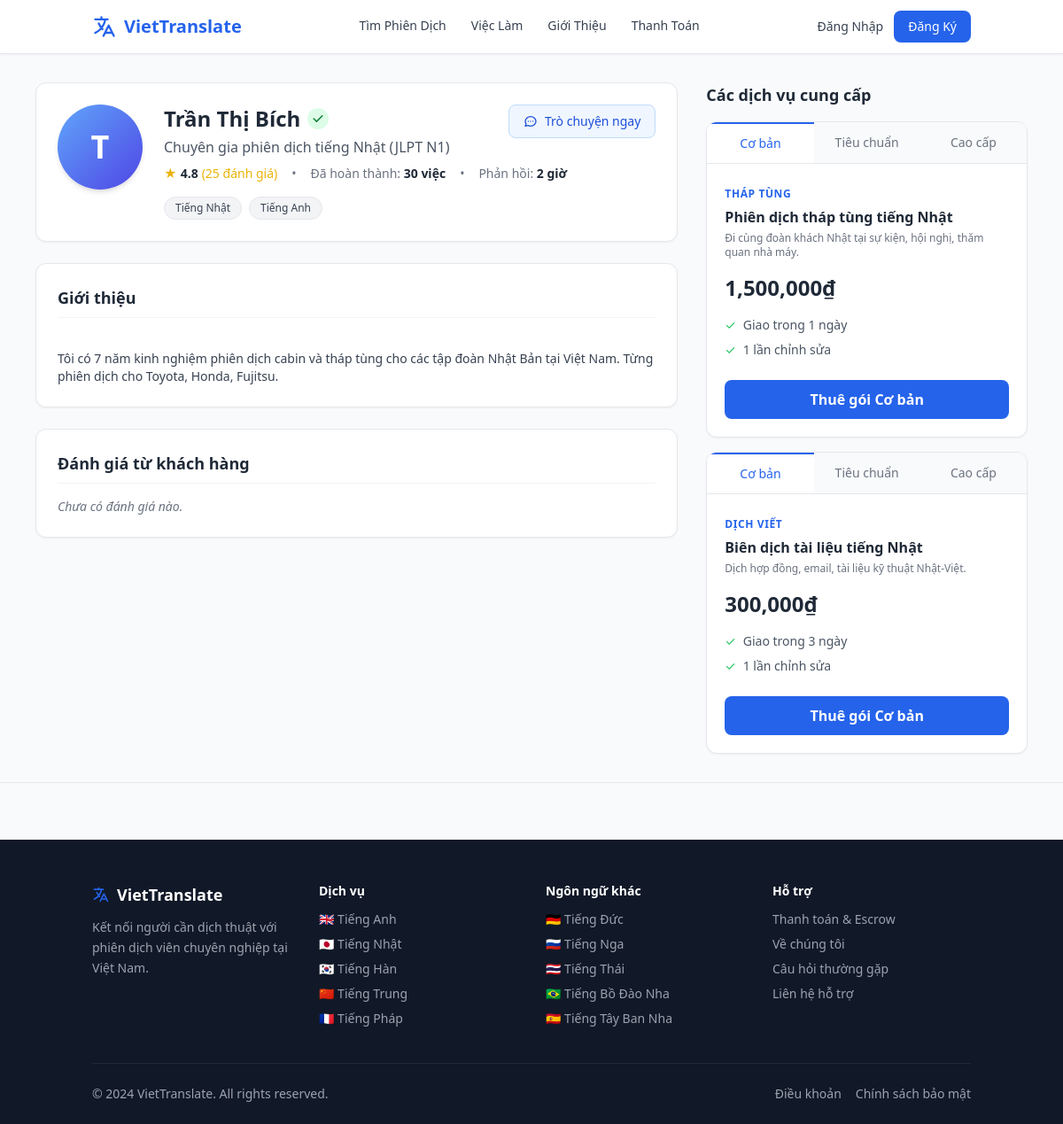
Page /translator/1 on the committed database.
### models.py (models this page shows)
class User(db.Model):
    id = db.Column(db.Integer, primary_key=True)
    name = db.Column(db.String(100), nullable=False)
    email = db.Column(db.String(120), unique=True, nullable=False)
    password_hash = db.Column(db.String(256), nullable=False)
    phone = db.Column(db.String(20))
    role = db.Column(db.String(20), nullable=False)  # 'hirer', 'translator', 'admin'
    is_admin = db.Column(db.Boolean, default=False)
    is_active = db.Column(db.Boolean, default=True)
    created_at = db.Column(db.DateTime, default=datetime.utcnow)
    profile = db.relationship('TranslatorProfile', backref='user', uselist=False)
    jobs_posted = db.relationship('Job', backref='hirer', lazy=True)
    proposals = db.relationship('Proposal', backref='translator', lazy=True)
    messages_sent = db.relationship('Message', foreign_keys='Message.sender_id', backref='sender', lazy=True)
    direct_messages_sent = db.relationship('DirectMessage', foreign_keys='DirectMessage.sender_id', backref='sender', lazy=True)

class TranslatorProfile(db.Model):
    id = db.Column(db.Integer, primary_key=True)
    user_id = db.Column(db.Integer, db.ForeignKey('user.id'), nullable=False)
    title = db.Column(db.String(200))
    bio = db.Column(db.Text)
    languages = db.Column(db.String(300))
    badges = db.Column(db.String(200))
    rating = db.Column(db.Float, default=0.0)
    total_reviews = db.Column(db.Integer, default=0)
    total_jobs = db.Column(db.Integer, default=0)
    response_time = db.Column(db.String(50), default='2 giờ')
    is_verified = db.Column(db.Boolean, default=False)
    services = db.relationship('Service', backref='profile', lazy=True)

class Service(db.Model):
    id = db.Column(db.Integer, primary_key=True)
    profile_id = db.Column(db.Integer, db.ForeignKey('translator_profile.id'), nullable=False)
    name = db.Column(db.String(200), nullable=False)
    description = db.Column(db.Text)
    languages = db.Column(db.String(100))
    category = db.Column(db.String(100))
    basic_price = db.Column(db.Integer, nullable=False)
    standard_price = db.Column(db.Integer)
    premium_price = db.Column(db.Integer)
    basic_delivery = db.Column(db.String(50), default='3 ngày')
    standard_delivery = db.Column(db.String(50), default='2 ngày')
    premium_delivery = db.Column(db.String(50), default='1 ngày')

### app.py (the view)
@app.route('/translator/<int:profile_id>')
def translator_profile(profile_id):
    profile = TranslatorProfile.query.get_or_404(profile_id)
    reviews = Review.query.filter_by(reviewee_id=profile.user_id).order_by(Review.created_at.desc()).limit(10).all()
    return render_template('translator_profile.html', profile=profile, reviews=reviews)

### app.py (called while the page is built)
@app.context_processor
def inject_globals():
    user = None
    if 'user_id' in session:
        user = User.query.get(session['user_id'])
    return dict(current_user=user, LANGUAGES=LANGUAGES)

### templates/translator_profile.html (shortened to what this page needs)
{% extends "base.html" %}
{% block content %}
<div class="bg-gray-50 py-8 border-b border-gray-200">
    <div class="container mx-auto px-4 max-w-6xl">
        <div class="flex flex-col lg:flex-row gap-8">
            <div class="w-full lg:w-2/3 space-y-6">
                <div class="bg-white rounded-xl border border-gray-200 p-6 shadow-sm">
                    <div class="flex flex-col md:flex-row gap-6 items-start">
                        <div class="w-24 h-24 rounded-full bg-gradient-to-br from-blue-400 to-indigo-600 flex-shrink-0 flex items-center justify-center text-white text-4xl font-bold shadow-md">
                            {{ profile.user.name[0]|upper }}
                        </div>
                        <div class="flex-grow">
                            <div class="flex flex-col md:flex-row md:justify-between md:items-start gap-4 mb-2">
                                <div>
                                    <h1 class="text-2xl font-bold text-gray-800 flex items-center gap-2">
                                        {{ profile.user.name }}
                                        {% if profile.is_verified %}
                                        <span title="Tài khoản đã xác minh" class="bg-green-100 text-green-700 p-1 rounded-full"><svg class="w-4 h-4" fill="currentColor" viewBox="0 0 20 20"><path fill-rule="evenodd" d="M16.707 5.293a1 1 0 010 1.414l-8 8a1 1 0 01-1.414 0l-4-4a1 1 0 011.414-1.414L8 12.586l7.293-7.293a1 1 0 011.414 0z" clip-rule="evenodd"></path></svg></span>
                                        {% endif %}
                                    </h1>
                                    <p class="text-gray-600 mt-1">{{ profile.title }}</p>
                                </div>
                                <div class="flex gap-2">
                                    <a href="{{ url_for('direct_chat', translator_user_id=profile.user_id) }}" class="inline-flex items-center gap-2 bg-blue-50 text-blue-700 border border-blue-200 hover:bg-blue-100 font-medium px-4 py-2 rounded-lg text-sm transition">
                                        <svg class="w-4 h-4" fill="none" stroke="currentColor" viewBox="0 0 24 24"><path stroke-linecap="round" stroke-linejoin="round" stroke-width="2" d="M8 12h.01M12 12h.01M16 12h.01M21 12c0 4.418-4.03 8-9 8a9.863 9.863 0 01-4.255-.949L3 20l1.395-3.72C3.512 15.042 3 13.574 3 12c0-4.418 4.03-8 9-8s9 3.582 9 8z"></path></svg>
                                        Trò chuyện ngay
                                    </a>
                                </div>
                            </div>
                            <div class="flex flex-wrap items-center gap-4 text-sm text-gray-500 mb-4">
                                <div class="flex items-center gap-1 text-yellow-500">
                                    <span>★</span> <span class="font-bold text-gray-800">{{ profile.rating }}</span> <span>({{ profile.total_reviews }} đánh giá)</span>
                                </div>
                                <div>•</div>
                                <div>Đã hoàn thành: <span class="font-bold text-gray-800">{{ profile.total_jobs }} việc</span></div>
                                <div>•</div>
                                <div>Phản hồi: <span class="font-bold text-gray-800">{{ profile.response_time }}</span></div>
                            </div>
                            <div class="flex flex-wrap gap-2">
                                {% for lang in profile.languages.split(',') %}
                                <span class="bg-gray-100 text-gray-700 px-3 py-1 rounded-full text-xs font-medium border border-gray-200">{{ lang.strip() }}</span>
                                {% endfor %}
                            </div>
                        </div>
                    </div>
                </div>
                <div class="bg-white rounded-xl border border-gray-200 p-6 shadow-sm">
                    <h3 class="text-lg font-bold mb-4 border-b border-gray-100 pb-2">Giới thiệu</h3>
                    <div class="prose max-w-none text-gray-700 text-sm whitespace-pre-line">
                        {{ profile.bio }}
                    </div>
                </div>
                <div class="bg-white rounded-xl border border-gray-200 p-6 shadow-sm">
                    <h3 class="text-lg font-bold mb-4 border-b border-gray-100 pb-2">Đánh giá từ khách hàng</h3>
                    {% if reviews %}
                        <div class="space-y-4">
                            {% for r in reviews %}
                            <div class="border-b border-gray-50 pb-4">
                                <div class="flex items-center gap-2 mb-1">
                                    <div class="w-8 h-8 rounded-full bg-gray-200 flex items-center justify-center text-xs font-bold">{{ r.reviewer.name[0]|upper }}</div>
                                    <span class="font-bold text-sm">{{ r.reviewer.name }}</span>
                                    <span class="text-yellow-400 text-xs">
                                        {% for i in range(r.rating) %}★{% endfor %}{% for i in range(5 - r.rating) %}☆{% endfor %}
                                    </span>
                                    <span class="text-xs text-gray-400 ml-auto">{{ r.created_at.strftime('%d/%m/%Y') }}</span>
                                </div>
                                <p class="text-sm text-gray-600 pl-10">{{ r.comment }}</p>
                                {% if r.contract.job %}
                                <p class="text-xs text-gray-400 pl-10 mt-1">Dự án: {{ r.contract.job.title }}</p>
                                {% endif %}
                            </div>
                            {% endfor %}
                        </div>
                    {% else %}
                        <p class="text-sm text-gray-500 italic">Chưa có đánh giá nào.</p>
                    {% endif %}
                </div>
            </div>
            <div class="w-full lg:w-1/3">
                <div class="sticky top-24 space-y-4">
                    <h3 class="font-bold text-gray-800 text-lg">Các dịch vụ cung cấp</h3>
                    {% for service in profile.services %}
                    <div class="bg-white rounded-xl border border-gray-200 shadow-sm overflow-hidden" x-data="{ tab: 'basic' }">
                        <div class="flex border-b border-gray-200 bg-gray-50">
                            <button @click="tab = 'basic'" :class="{'bg-white border-t-2 border-t-blue-600 text-blue-600 font-bold': tab === 'basic', 'text-gray-500 hover:bg-gray-100': tab !== 'basic'}" class="flex-1 py-3 text-sm font-medium transition-colors">Cơ bản</button>
                            <button @click="tab = 'standard'" :class="{'bg-white border-t-2 border-t-blue-600 text-blue-600 font-bold': tab === 'standard', 'text-gray-500 hover:bg-gray-100': tab !== 'standard'}" class="flex-1 py-3 text-sm font-medium transition-colors">Tiêu chuẩn</button>
                            <button @click="tab = 'premium'" :class="{'bg-white border-t-2 border-t-blue-600 text-blue-600 font-bold': tab === 'premium', 'text-gray-500 hover:bg-gray-100': tab !== 'premium'}" class="flex-1 py-3 text-sm font-medium transition-colors">Cao cấp</button>
                        </div>
                        <div class="p-5">
                            <div class="mb-4">
                                <span class="text-xs font-bold text-blue-600 uppercase tracking-wider">{{ service.category }}</span>
                                <h4 class="font-bold text-gray-800 mt-1">{{ service.name }}</h4>
                                <p class="text-xs text-gray-500 mt-1 line-clamp-2">{{ service.description }}</p>
                            </div>
                            <div x-show="tab === 'basic'">
                                <div class="text-2xl font-bold text-gray-800 mb-4">{{ "{:,.0f}".format(service.basic_price) }}₫</div>
                                <ul class="text-sm space-y-2 mb-6">
                                    <li class="flex gap-2 text-gray-600"><span class="text-green-500">✓</span> Giao trong {{ service.basic_delivery }}</li>
                                    <li class="flex gap-2 text-gray-600"><span class="text-green-500">✓</span> 1 lần chỉnh sửa</li>
                                </ul>
                                <a href="{{ url_for('book_service', service_id=service.id, tier='basic') }}" class="block w-full text-center bg-blue-600 text-white font-bold py-2.5 rounded-lg hover:bg-blue-700 transition">Thuê gói Cơ bản</a>
                            </div>
                        </div>
                    </div>
                    {% endfor %}
                </div>
            </div>
        </div>
    </div>
</div>
{% endblock %}

### templates/base.html (style rules this page uses)
body { font-family:'Segoe UI',system-ui,-apple-system,sans-serif }

### rows in the picture
User: user "T", user.name "Trần Thị Bích"
TranslatorProfile: title "Chuyên gia phiên dịch tiếng Nhật (JLPT N1)", rating "4.8", total_reviews "25", total_jobs "30", response_time "2 giờ", bio "Tôi có 7 năm kinh nghiệm phiên dịch cabin và tháp tùng cho các tập đoàn Nhật Bản tại Việt Nam. Từng phiên dịch cho Toyota, Honda, Fujitsu."
Service: category "THÁP TÙNG", name "Phiên dịch tháp tùng tiếng Nhật", description "Đi cùng đoàn khách Nhật tại sự kiện, hội nghị, thăm quan nhà máy.", basic_price "1,500,000", basic_delivery "1 ngày"
Service: category "DỊCH VIẾT", name "Biên dịch tài liệu tiếng Nhật", description "Dịch hợp đồng, email, tài liệu kỹ thuật Nhật-Việt.", basic_price "300,000", basic_delivery "3 ngày"

### other values in the picture
{{ lang.strip() }} "Tiếng Nhật" "Tiếng Anh"
{{ flag }} "🇬🇧" "🇯🇵" "🇰🇷" "🇨🇳" "🇫🇷"
{{ lang }} "Tiếng Anh" "Tiếng Nhật" "Tiếng Hàn" "Tiếng Trung" "Tiếng Pháp"
{{ flag }} "🇩🇪" "🇷🇺" "🇹🇭" "🇧🇷" "🇪🇸"
{{ lang }} "Tiếng Đức" "Tiếng Nga" "Tiếng Thái" "Tiếng Bồ Đào Nha" "Tiếng Tây Ban Nha"
